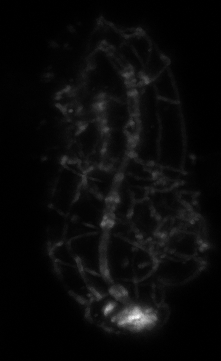
%> input picture SampleImages/CElegans_Test.tif, 221 x 361 px
$ octave --eval "result = AutoThreshSiftEstimate(imread('../../../../../SampleImages/CElegans_Test.tif'));"   (GNU Octave 9; MATLAB toolbox functions it lacks are replaced by stand-ins)
%> lines starting %> are read from the running program, lines starting %| are printed output that depends on the picture; in (x1, y1, x2, y2) boxes, pixels count from 0 and x2, y2 are one past the last pixel; in counts of white or black regions, pixels touching at a corner belong together; the program's own positions count from 1
function paramVector = AutoThreshSiftEstimate(I)

    % converting to double precision
    I   = medfilt2(I,[3 3], "symmetric");
    x   = log2(double(I)+1);
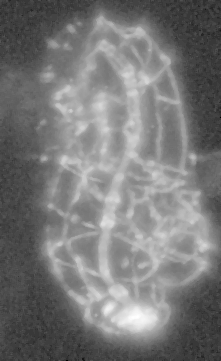
%> x: size 361x221 double; min 0, max 10.56, mean 4.98; drawn with min black and max white

    % getting sorted list
    x   = sort(x(:));

    % cumulative sum of list
    cy  = cumsum(x);

    % cumsum of squares
    cy2 = cumsum(x.^2);

    % sum of what is left in list
    ry  = cy(end)-cy;

    % cumulative sum of squares of what is left
    ry2 = cy2(end)-cy2;

    % counts
    x1  = (1:numel(x))';
    x2  = numel(x)-x1;

    % variances
    vf = cy2./x1 - (cy./x1).^2;
    vb = ry2./x2 - (ry./x2).^2;
    v  = vf(1:end-1)+vb(1:end-1);

    % minimizing
    [~,idx] = min(v);
%> idx = 36230

    % output 1, the threshold
    th = x(idx);
%> th = 4.64

    % rescaling as percentile
    th     = 2.^(th) - 1;
%> th = 24
    th_val = th;
%> th_val = 24
    th     = th/double(max(I(:)));
%> th = 0.0159
    th     = th*100;
%> th = 1.59

    % Additional parameter values
    Mask     = I > th_val;
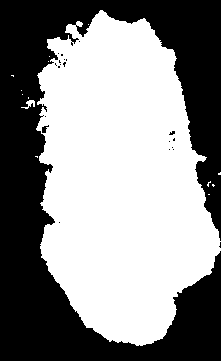
%> Mask: size 361x221 logical; 55.2% white; 21 black regions (19 under 20 px), largest, box (x1, y1, x2, y2) and area: (0, 0, 221, 361) 35632, (42, 125, 49, 133) 31
    RP       = regionprops(Mask, 'Area');
%> RP = 14 regions; largest, Area: 43959, 55, 10, 7, 6
    A        = [RP.Area];
%> A = [4 1 55 1 2 4 43959 1 1 1 10 2 6 7]
    A        = sort(A);
%> A = [1 1 1 1 1 2 2 4 4 6 7 10 55 43959]
    % 1st percentile of relative size of connected components
    idx      = round(0.01*numel(A));
%> idx = 0
    idx      = max(idx, 1);
%> idx = 1
    minSize  = A(idx);
%> minSize = 1
    % 99th percentile of relative size of connected components
    idx      = round(0.99*numel(A));
%> idx = 14
    maxSize  = A(idx);
%> maxSize = 43959

    paramVector  = double([th minSize maxSize]);
%> paramVector = [1.59 1 43959]
end

$ run again, on SampleImages/Sample_1.tif
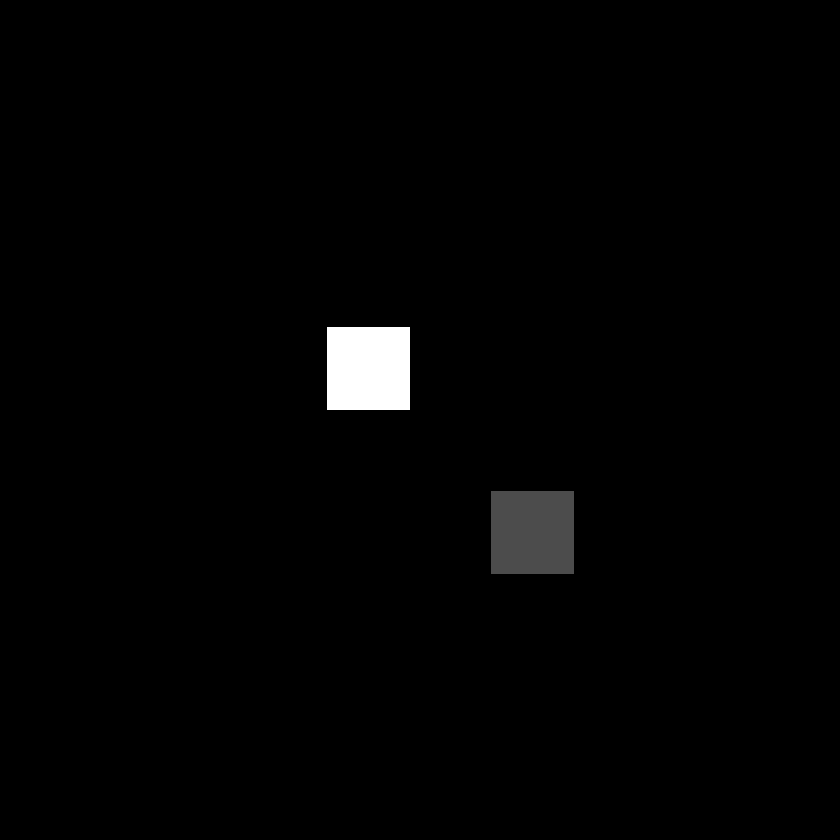
%> input picture SampleImages/Sample_1.tif, 840 x 840 px, shrunk from 1024 x 1024 before the run
%> in AutoThreshSiftEstimate, `[~,idx] = min(v);`: idx = 698715
%> in AutoThreshSiftEstimate, `th = x(idx);`: th = 8.23
%> in AutoThreshSiftEstimate, `th     = 2.^(th) - 1;`: th = 300
%> in AutoThreshSiftEstimate, `th     = th/double(max(I(:)));`: th = 0.3
%> in AutoThreshSiftEstimate, `th     = th*100;`: th = 30
%> in AutoThreshSiftEstimate, `Mask     = I > th_val;`:
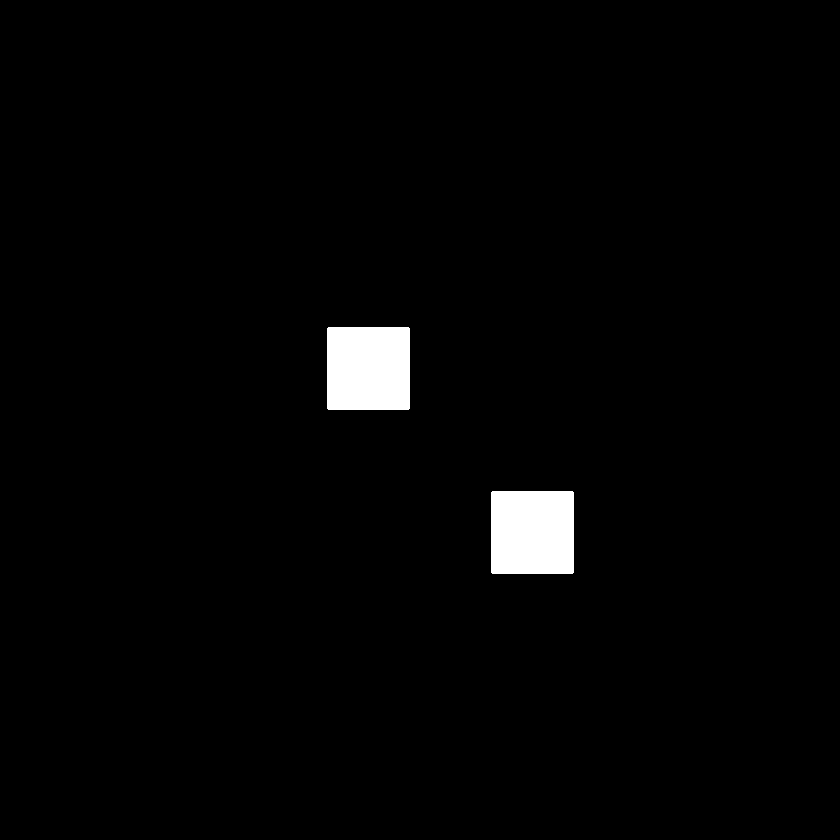
%> Mask: size 840x840 logical; 2% white; 2 white regions, box (x1, y1, x2, y2) and area: (327, 327, 410, 410) 6885, (491, 491, 574, 574) 6885
%> RP = 2 regions; Area: 6885, 6885
%> A = [6885 6885]
%> in AutoThreshSiftEstimate, `idx      = round(0.01*numel(A));`: idx = 0
%> in AutoThreshSiftEstimate, `idx      = max(idx, 1);`: idx = 1
%> minSize = 6885
%> in AutoThreshSiftEstimate, `idx      = round(0.99*numel(A));`: idx = 2
%> maxSize = 6885
%> paramVector = [30 6885 6885]
